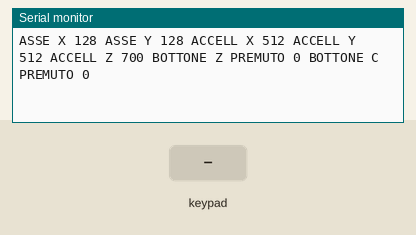
The sketch below on a simulated Arduino Uno, built with avr-gcc and run on an emulated ATmega328P. Parts: the last lines printed to the serial monitor. The inputs (shaded band) are chosen by the test bench.

Above: at 1.2 s.
1.3 s: key 'D' pressed
At 1.61 s:
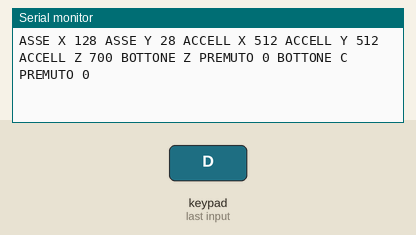
4.3 s: key 'U' pressed
At 4.71 s:
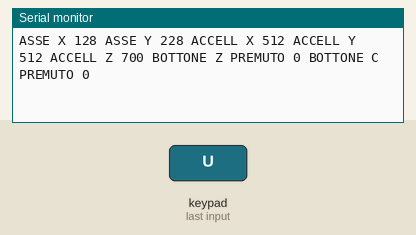
Timing chart, 0 to 7.3 s (numbered marks = the images above; inputs shaded):
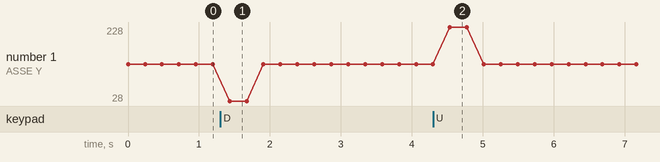

Measured:
- after the input at 1.3 s, the serial monitor: prints a new line after 0.13 s (image 1)
- after the input at 4.3 s, the serial monitor: prints a new line after 0.24 s (image 2)

The sketch:

ArduinoNunchukDemo.ino
```cpp
#include <Wire.h>
#include <ArduinoNunchuk.h>

#define BAUDRATE 9600

ArduinoNunchuk nunchuk = ArduinoNunchuk();

void setup()
{
  Serial.begin(BAUDRATE);
  Wire.setClock(100000);  // Imposta la velocità a 400 kHz (opzionale)
  nunchuk.init();
}

void loop()
{
  nunchuk.update();

  Serial.print("ASSE X ");
  Serial.print(nunchuk.analogX, DEC);
  Serial.print(" ASSE Y");
  Serial.print(' ');
  Serial.print(nunchuk.analogY, DEC);
  Serial.print(" ACCELL X");
  Serial.print(' ');
  Serial.print(nunchuk.accelX, DEC);
  Serial.print(" ACCELL Y");
  Serial.print(' ');
  Serial.print(nunchuk.accelY, DEC);
  Serial.print(" ACCELL Z");
  Serial.print(' ');
  Serial.print(nunchuk.accelZ, DEC);
  Serial.print(" BOTTONE Z PREMUTO");
  Serial.print(' ');
  Serial.print(nunchuk.zButton, DEC);
  Serial.print(" BOTTONE C PREMUTO");
  Serial.print(' ');
  Serial.println(nunchuk.cButton, DEC);
  delay(200);
}
```
